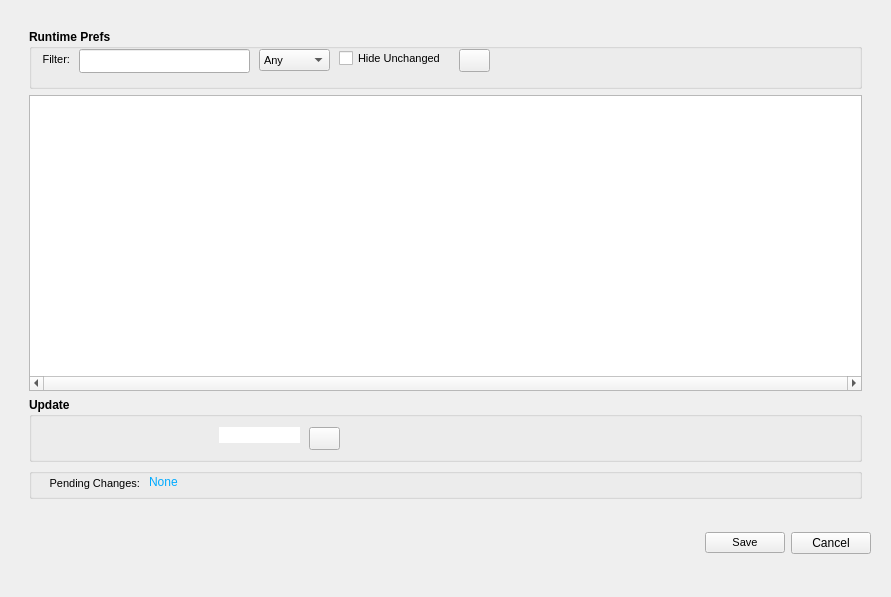
<?xml version='1.0' encoding='utf-8'?>
<ui version="4.0">
 <class>popupPreferences</class>
 <widget class="QWidget" name="preferencesPage">
  <layout class="QVBoxLayout" name="pageLayout"><item><widget class="QWidget" name="layoutWidget">
   <layout class="QHBoxLayout" name="horizontalLayout">
    <property name="leftMargin">
     <number>9</number>
    </property>
    <property name="rightMargin">
     <number>9</number>
    </property>
    <item>
     <widget class="QStackedWidget" name="ui_main_pagesSW">
      <property name="font">
       <font>
        <pointsize>9</pointsize>
       </font>
      </property>
      <property name="frameShape">
       <enum>QFrame::Panel</enum>
      </property>
      <property name="lineWidth">
       <number>0</number>
      </property>
      <property name="currentIndex">
       <number>0</number>
      </property>
      <widget class="QWidget" name="page_9">
       <layout class="QVBoxLayout" name="horizontalLayout_3">
        <item>
         <widget class="QGroupBox" name="groupBox_10">
          <property name="minimumSize">
           <size>
            <width>0</width>
            <height>60</height>
           </size>
          </property>
          <property name="font">
           <font>
            <pointsize>9</pointsize>
            <weight>75</weight>
            <bold>true</bold>
           </font>
          </property>
          <property name="title">
           <string>Runtime Prefs</string>
          </property>
          <widget class="QPushButton" name="ui_pref_filterClearPB">
           <property name="geometry">
            <rect>
             <x>430</x>
             <y>20</y>
             <width>31</width>
             <height>23</height>
            </rect>
           </property>
           <property name="toolTip">
            <string>Clear Filter</string>
           </property>
           <property name="text">
            <string />
           </property>
           </widget>
          <widget class="QLabel" name="label_33">
           <property name="geometry">
            <rect>
             <x>10</x>
             <y>20</y>
             <width>31</width>
             <height>20</height>
            </rect>
           </property>
           <property name="font">
            <font>
             <pointsize>8</pointsize>
             <weight>50</weight>
             <bold>false</bold>
            </font>
           </property>
           <property name="text">
            <string>Filter:</string>
           </property>
           <property name="alignment">
            <set>Qt::AlignRight|Qt::AlignTrailing|Qt::AlignVCenter</set>
           </property>
          </widget>
          <widget class="QLineEdit" name="ui_pref_filterLE">
           <property name="enabled">
            <bool>true</bool>
           </property>
           <property name="geometry">
            <rect>
             <x>50</x>
             <y>20</y>
             <width>171</width>
             <height>24</height>
            </rect>
           </property>
           <property name="font">
            <font>
             <pointsize>8</pointsize>
             <weight>50</weight>
             <bold>false</bold>
            </font>
           </property>
           <property name="toolTip">
            <string>Fitler down bundle results</string>
           </property>
           <property name="statusTip">
            <string />
           </property>
           <property name="text">
            <string />
           </property>
           <property name="readOnly">
            <bool>false</bool>
           </property>
           <property name="placeholderText">
            <string />
           </property>
          </widget>
          <widget class="QComboBox" name="ui_pref_filterColumnDD">
           <property name="geometry">
            <rect>
             <x>230</x>
             <y>20</y>
             <width>71</width>
             <height>22</height>
            </rect>
           </property>
           <property name="font">
            <font>
             <pointsize>8</pointsize>
             <weight>50</weight>
             <bold>false</bold>
            </font>
           </property>
           <property name="editable">
            <bool>false</bool>
           </property>
           <property name="currentText">
            <string>Any</string>
           </property>
           <property name="currentIndex">
            <number>0</number>
           </property>
           <item>
            <property name="text">
             <string>Any</string>
            </property>
           </item>
           <item>
            <property name="text">
             <string>Pref</string>
            </property>
           </item>
           <item>
            <property name="text">
             <string>Descr</string>
            </property>
           </item>
           <item>
            <property name="text">
             <string>Area</string>
            </property>
           </item>
           <item>
            <property name="text">
             <string>Default</string>
            </property>
           </item>
           <item>
            <property name="text">
             <string>Modified</string>
            </property>
           </item>
          </widget>
          <widget class="QCheckBox" name="ui_pref_hideUnchangedTB">
           <property name="geometry">
            <rect>
             <x>310</x>
             <y>20</y>
             <width>111</width>
             <height>18</height>
            </rect>
           </property>
           <property name="font">
            <font>
             <pointsize>8</pointsize>
             <weight>50</weight>
             <bold>false</bold>
            </font>
           </property>
           <property name="text">
            <string>Hide Unchanged</string>
           </property>
           <property name="checked">
            <bool>false</bool>
           </property>
          </widget>
         </widget>
        </item>
        <item>
         <widget class="QTableView" name="ui_pref_rtpTV">
          <property name="font">
           <font>
            <family>Segoe UI</family>
            <pointsize>7</pointsize>
            <weight>50</weight>
            <bold>false</bold>
           </font>
          </property>
          <property name="horizontalScrollBarPolicy">
           <enum>Qt::ScrollBarAlwaysOn</enum>
          </property>
          <property name="selectionMode">
           <enum>QAbstractItemView::SingleSelection</enum>
          </property>
          <property name="selectionBehavior">
           <enum>QAbstractItemView::SelectRows</enum>
          </property>
          <property name="sortingEnabled">
           <bool>true</bool>
          </property>
         </widget>
        </item>
        <item>
         <widget class="QGroupBox" name="groupBox_5">
          <property name="minimumSize">
           <size>
            <width>0</width>
            <height>65</height>
           </size>
          </property>
          <property name="font">
           <font>
            <pointsize>9</pointsize>
            <weight>75</weight>
            <bold>true</bold>
           </font>
          </property>
          <property name="title">
           <string>Update</string>
          </property>
          <widget class="QStackedWidget" name="ui_pref_updateSW">
           <property name="geometry">
            <rect>
             <x>10</x>
             <y>20</y>
             <width>711</width>
             <height>41</height>
            </rect>
           </property>
           <property name="maximumSize">
            <size>
             <width>16777215</width>
             <height>60</height>
            </size>
           </property>
           <property name="frameShape">
            <enum>QFrame::NoFrame</enum>
           </property>
           <property name="frameShadow">
            <enum>QFrame::Plain</enum>
           </property>
           <property name="currentIndex">
            <number>5</number>
           </property>
           <widget class="QWidget" name="ui_pref_updateBlankP" />
           <widget class="QWidget" name="ui_pref_updateDropDownP">
            <widget class="QComboBox" name="ui_pref_updateDropdownDD">
             <property name="geometry">
              <rect>
               <x>180</x>
               <y>8</y>
               <width>191</width>
               <height>22</height>
              </rect>
             </property>
            </widget>
            <widget class="QLabel" name="ui_pref_updateDropdownLL">
             <property name="geometry">
              <rect>
               <x>20</x>
               <y>10</y>
               <width>151</width>
               <height>16</height>
              </rect>
             </property>
             <property name="font">
              <font>
               <pointsize>7</pointsize>
               <weight>75</weight>
               <bold>true</bold>
              </font>
             </property>
             <property name="text">
              <string />
             </property>
             <property name="alignment">
              <set>Qt::AlignRight|Qt::AlignTrailing|Qt::AlignVCenter</set>
             </property>
            </widget>
           </widget>
           <widget class="QWidget" name="ui_pref_updateFolderP">
            <widget class="QFrame" name="ui_pref_updateF">
             <property name="geometry">
              <rect>
               <x>0</x>
               <y>0</y>
               <width>721</width>
               <height>61</height>
              </rect>
             </property>
             <property name="frameShape">
              <enum>QFrame::StyledPanel</enum>
             </property>
             <property name="frameShadow">
              <enum>QFrame::Raised</enum>
             </property>
             <widget class="QLabel" name="ui_pref_updateFolderL">
              <property name="geometry">
               <rect>
                <x>180</x>
                <y>10</y>
                <width>371</width>
                <height>20</height>
               </rect>
              </property>
              <property name="font">
               <font>
                <pointsize>8</pointsize>
                <weight>50</weight>
                <bold>false</bold>
               </font>
              </property>
              <property name="toolTip">
               <string>Folder name to create for the project</string>
              </property>
              <property name="frameShape">
               <enum>QFrame::StyledPanel</enum>
              </property>
              <property name="text">
               <string />
              </property>
             </widget>
             <widget class="QPushButton" name="ui_pref_updateFolderPB">
              <property name="enabled">
               <bool>true</bool>
              </property>
              <property name="geometry">
               <rect>
                <x>560</x>
                <y>10</y>
                <width>31</width>
                <height>24</height>
               </rect>
              </property>
              <property name="toolTip">
               <string>Runner Folder Picker</string>
              </property>
              <property name="text">
               <string />
              </property>
              <property name="iconSize">
               <size>
                <width>16</width>
                <height>16</height>
               </size>
              </property>
             </widget>
             <widget class="QLabel" name="ui_pref_updateFolderLL">
              <property name="geometry">
               <rect>
                <x>0</x>
                <y>10</y>
                <width>161</width>
                <height>20</height>
               </rect>
              </property>
              <property name="font">
               <font>
                <pointsize>7</pointsize>
                <weight>75</weight>
                <bold>true</bold>
               </font>
              </property>
              <property name="text">
               <string />
              </property>
              <property name="alignment">
               <set>Qt::AlignRight|Qt::AlignTrailing|Qt::AlignVCenter</set>
              </property>
             </widget>
            </widget>
           </widget>
           <widget class="QWidget" name="ui_pref_updateFileP">
            <widget class="QPushButton" name="ui_pref_updateFilePB">
             <property name="enabled">
              <bool>true</bool>
             </property>
             <property name="geometry">
              <rect>
               <x>560</x>
               <y>10</y>
               <width>31</width>
               <height>24</height>
              </rect>
             </property>
             <property name="toolTip">
              <string>Runner Folder Picker</string>
             </property>
             <property name="text">
              <string />
             </property>
             <property name="iconSize">
              <size>
               <width>16</width>
               <height>16</height>
              </size>
             </property>
            </widget>
            <widget class="QLabel" name="ui_pref_updateFileLL">
             <property name="geometry">
              <rect>
               <x>30</x>
               <y>10</y>
               <width>141</width>
               <height>16</height>
              </rect>
             </property>
             <property name="font">
              <font>
               <pointsize>7</pointsize>
               <weight>75</weight>
               <bold>true</bold>
              </font>
             </property>
             <property name="text">
              <string />
             </property>
             <property name="alignment">
              <set>Qt::AlignRight|Qt::AlignTrailing|Qt::AlignVCenter</set>
             </property>
            </widget>
            <widget class="QLabel" name="ui_pref_updateFileL">
             <property name="geometry">
              <rect>
               <x>180</x>
               <y>10</y>
               <width>371</width>
               <height>20</height>
              </rect>
             </property>
             <property name="font">
              <font>
               <pointsize>8</pointsize>
               <weight>50</weight>
               <bold>false</bold>
              </font>
             </property>
             <property name="toolTip">
              <string>Folder name to create for the project</string>
             </property>
             <property name="frameShape">
              <enum>QFrame::StyledPanel</enum>
             </property>
             <property name="text">
              <string />
             </property>
            </widget>
           </widget>
           <widget class="QWidget" name="page_10">
            <widget class="QLabel" name="ui_pref_updateTextL">
             <property name="geometry">
              <rect>
               <x>30</x>
               <y>10</y>
               <width>141</width>
               <height>16</height>
              </rect>
             </property>
             <property name="font">
              <font>
               <pointsize>7</pointsize>
               <weight>75</weight>
               <bold>true</bold>
              </font>
             </property>
             <property name="text">
              <string />
             </property>
             <property name="alignment">
              <set>Qt::AlignRight|Qt::AlignTrailing|Qt::AlignVCenter</set>
             </property>
            </widget>
            <widget class="QLineEdit" name="ui_pref_updateTextLE">
             <property name="enabled">
              <bool>true</bool>
             </property>
             <property name="geometry">
              <rect>
               <x>180</x>
               <y>10</y>
               <width>341</width>
               <height>24</height>
              </rect>
             </property>
             <property name="font">
              <font>
               <pointsize>8</pointsize>
               <weight>50</weight>
               <bold>false</bold>
              </font>
             </property>
             <property name="toolTip">
              <string>Fitler down bundle results</string>
             </property>
             <property name="statusTip">
              <string />
             </property>
             <property name="text">
              <string />
             </property>
             <property name="readOnly">
              <bool>false</bool>
             </property>
             <property name="placeholderText">
              <string />
             </property>
            </widget>
            <widget class="QPushButton" name="ui_pref_updateTextApplyPB">
             <property name="geometry">
              <rect>
               <x>530</x>
               <y>11</y>
               <width>75</width>
               <height>23</height>
              </rect>
             </property>
             <property name="font">
              <font>
               <pointsize>8</pointsize>
               <weight>50</weight>
               <bold>false</bold>
              </font>
             </property>
             <property name="text">
              <string>Apply</string>
             </property>
            </widget>
           </widget>
           <widget class="QWidget" name="page_11">
            <widget class="QLabel" name="ui_pref_updateColorLL">
             <property name="geometry">
              <rect>
               <x>20</x>
               <y>9</y>
               <width>151</width>
               <height>16</height>
              </rect>
             </property>
             <property name="font">
              <font>
               <pointsize>7</pointsize>
               <weight>50</weight>
               <bold>false</bold>
              </font>
             </property>
             <property name="text">
              <string />
             </property>
             <property name="alignment">
              <set>Qt::AlignRight|Qt::AlignTrailing|Qt::AlignVCenter</set>
             </property>
            </widget>
            <widget class="QLabel" name="ui_pref_updateColorL">
             <property name="geometry">
              <rect>
               <x>180</x>
               <y>10</y>
               <width>81</width>
               <height>16</height>
              </rect>
             </property>
             <property name="font">
              <font>
               <pointsize>9</pointsize>
               <weight>50</weight>
               <bold>false</bold>
              </font>
             </property>
             <property name="styleSheet">
              <string notr="true">background-color: rgb(255, 255, 255);</string>
             </property>
             <property name="text">
              <string />
             </property>
            </widget>
            <widget class="QPushButton" name="ui_pref_updateColorPB">
             <property name="geometry">
              <rect>
               <x>270</x>
               <y>10</y>
               <width>31</width>
               <height>23</height>
              </rect>
             </property>
             <property name="text">
              <string />
             </property>
             </widget>
           </widget>
          </widget>
         </widget>
        </item>
        <item>
         <widget class="QGroupBox" name="groupBox_3">
          <property name="minimumSize">
           <size>
            <width>0</width>
            <height>30</height>
           </size>
          </property>
          <property name="title">
           <string />
          </property>
          <widget class="QLabel" name="ui_perfChangedL">
           <property name="geometry">
            <rect>
             <x>120</x>
             <y>0</y>
             <width>601</width>
             <height>28</height>
            </rect>
           </property>
           <property name="styleSheet">
            <string notr="true">color: rgb(0, 170, 255);</string>
           </property>
           <property name="text">
            <string>None</string>
           </property>
          </widget>
          <widget class="QLabel" name="label_34">
           <property name="geometry">
            <rect>
             <x>10</x>
             <y>5</y>
             <width>101</width>
             <height>20</height>
            </rect>
           </property>
           <property name="font">
            <font>
             <pointsize>8</pointsize>
             <weight>50</weight>
             <bold>false</bold>
            </font>
           </property>
           <property name="text">
            <string>Pending Changes:</string>
           </property>
           <property name="alignment">
            <set>Qt::AlignRight|Qt::AlignTrailing|Qt::AlignVCenter</set>
           </property>
          </widget>
         </widget>
        </item>
       </layout>
      </widget>
      </widget>
    </item>
   </layout>
  </widget>
  </item><item><widget class="QWidget" name="layoutWidget_2">
   <layout class="QHBoxLayout" name="horizontalLayout_4">
    <item>
     <spacer name="horizontalSpacer">
      <property name="orientation">
       <enum>Qt::Horizontal</enum>
      </property>
      <property name="sizeHint" stdset="0">
       <size>
        <width>40</width>
        <height>20</height>
       </size>
      </property>
     </spacer>
    </item>
    <item>
     <widget class="QLabel" name="ui_perfChangedLOLD">
      <property name="styleSheet">
       <string notr="true">color: rgb(0, 170, 255);</string>
      </property>
      <property name="text">
       <string />
      </property>
     </widget>
    </item>
    <item>
     <widget class="QPushButton" name="uiSaveB">
      <property name="font">
       <font>
        <pointsize>8</pointsize>
        <weight>50</weight>
        <bold>false</bold>
       </font>
      </property>
      <property name="text">
       <string>Save</string>
      </property>
     </widget>
    </item>
    <item>
     <widget class="QPushButton" name="uiCancelB">
      <property name="text">
       <string>Cancel</string>
      </property>
     </widget>
    </item>
   </layout>
  </widget>
  </item><item><widget class="QLabel" name="uiStatusL">
   <property name="minimumSize">
    <size>
     <width>0</width>
     <height>17</height>
    </size>
   </property>
   <property name="font">
    <font>
     <pointsize>8</pointsize>
     <weight>75</weight>
     <bold>true</bold>
    </font>
   </property>
   <property name="text">
    <string />
   </property>
   <property name="margin">
    <number>0</number>
   </property>
   <property name="indent">
    <number>7</number>
   </property>
  </widget>
 </item></layout><property name="geometry">
   <rect>
    <x>0</x>
    <y>0</y>
    <width>891</width>
    <height>597</height>
   </rect>
  </property>
  <property name="windowTitle">
   <string>Dialog</string>
  </property>
  </widget>
 <connections />
</ui>
